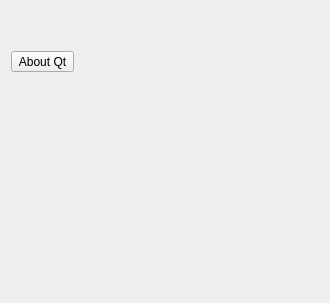
<?xml version="1.0" encoding="UTF-8"?>
<ui version="4.0">
 <class>AboutDialog</class>
 <widget class="QDialog" name="AboutDialog">
  <property name="geometry">
   <rect>
    <x>0</x>
    <y>0</y>
    <width>330</width>
    <height>303</height>
   </rect>
  </property>
  <property name="windowTitle">
   <string>Dialog</string>
  </property>
  <layout class="QVBoxLayout" name="verticalLayout_2">
   <item>
    <layout class="QVBoxLayout" name="verticalLayout">
     <item>
      <widget class="QLabel" name="infoLabel">
       <property name="text">
        <string/>
       </property>
      </widget>
     </item>
     <item>
      <widget class="QLabel" name="opensourceLabel">
       <property name="text">
        <string/>
       </property>
      </widget>
     </item>
     <item>
      <widget class="QToolButton" name="buttonAboutQt">
       <property name="text">
        <string>About Qt</string>
       </property>
      </widget>
     </item>
    </layout>
   </item>
   <item>
    <spacer name="verticalSpacer">
     <property name="orientation">
      <enum>Qt::Vertical</enum>
     </property>
     <property name="sizeHint" stdset="0">
      <size>
       <width>20</width>
       <height>202</height>
      </size>
     </property>
    </spacer>
   </item>
  </layout>
 </widget>
 <resources/>
 <connections/>
</ui>
